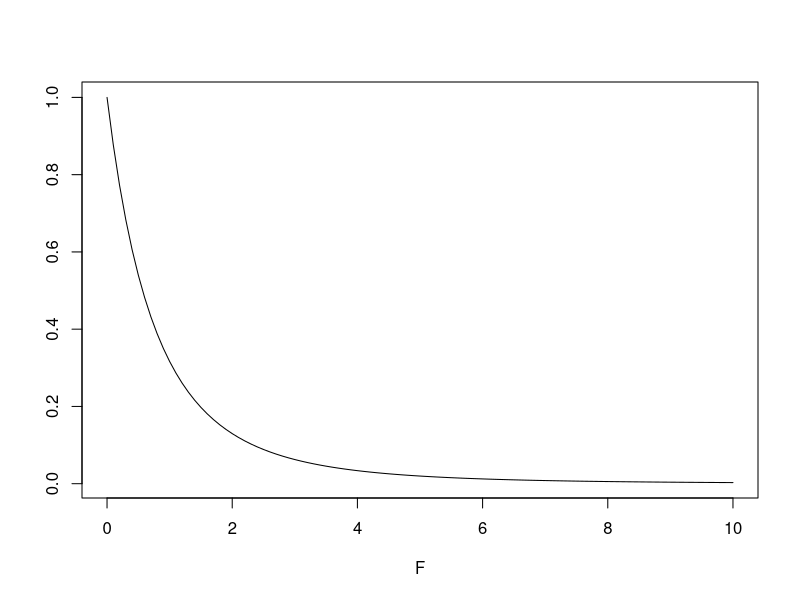

The R script that drew this image: (Note: this script raises an error after producing the figure.)
## ----gypsyData,size='small'----------------------------------------------
gypsyData <- read.csv("gypsyData.csv")
gypsyData$region <- factor(gypsyData$region) # Convert to factor
gypsyData

## ----gmean,size='footnotesize'-------------------------------------------
caterpillars <- gypsyData$caterpillars
(grand.mean <- mean(caterpillars))

## ----tmeans,size='footnotesize'------------------------------------------
pesticide <- gypsyData$pesticide
(treatment.means <- tapply(caterpillars, pesticide, mean))

## ----bmeans,size='footnotesize'------------------------------------------
region <- gypsyData$region
(block.means <- tapply(caterpillars, region, mean))

## ----SSt-----------------------------------------------------------------
b <- 4
b <- nlevels(region)
SS.treat <- b*sum((treatment.means - grand.mean)^2)
SS.treat

## ----SSb-----------------------------------------------------------------
a <- nlevels(pesticide)
SS.block <- a*sum((block.means - grand.mean)^2)
SS.block

## ----SSw,size='small'----------------------------------------------------
treatment.means.long <- rep(treatment.means, each=b)
block.means.long <- rep(block.means, times=a)
SS.within <- sum((caterpillars - treatment.means.long -
                  block.means.long + grand.mean)^2)
SS.within

## ----ANOVAtable,size='small'---------------------------------------------
df.treat <- a-1
df.block <- b-1
df.within <- df.treat*df.block
ANOVAtable <- data.frame(
    df = c(df.treat, df.block, df.within),
    SS = c(SS.treat, SS.block, SS.within))
rownames(ANOVAtable) <- c("Treatment", "Block", "Within")
ANOVAtable

## ----MSE-----------------------------------------------------------------
MSE <- ANOVAtable$SS / ANOVAtable$df
ANOVAtable$MSE <- MSE

## ----F1------------------------------------------------------------------
F <- c(MSE[1]/MSE[3], MSE[2]/MSE[3], NA)
ANOVAtable$F <- F

## ----P-------------------------------------------------------------------
P <- c(1 - pf(F[1], 2, 6), 1 - pf(F[2], 3, 6), NA)
ANOVAtable$P <- P
round(ANOVAtable, 3)

## ----Fdist,echo=FALSE,fig.show=TRUE,include=FALSE,fig.width=12,fig.height=6----
curve(df(x, df1=2, df2=6), 0, 10, xlab="F", ylab="")
xx <- seq(F[1], 20, length=50)
den <- df(xx, 2, 6)
polygon(c(xx, rev(xx)), c(den, rep(0, length(xx))), col="red")
#abline(h=0, col=gray(0.5))
crit <- qf(0.95, 2, 6)
text(crit, 0.4, "critical value")
arrows(crit, 0.38, crit, 0.05, length=0.1)
text(F[1], 0.3, "F-value")
arrows(F[1], 0.28, F[1], 0.05, length=0.1)

## ----Cval,size='scriptsize'----------------------------------------------
qf(0.95, df1=2, df2=6) # 95% of the distribution is before this value of F

## ----Pval,size='scriptsize'----------------------------------------------
1-pf(F[1], df1=2, df2=6) # Proportion of the distribution beyond this F value

## ----aov1----------------------------------------------------------------
aov1 <- aov(caterpillars ~ pesticide + region, gypsyData)
summary(aov1)

## ----atable--------------------------------------------------------------
round(ANOVAtable, 3)

## ----aov2----------------------------------------------------------------
aov2 <- aov(caterpillars ~ pesticide, gypsyData)
summary(aov2)

## ----aov3----------------------------------------------------------------
aov3 <- aov(caterpillars ~ pesticide + Error(region), gypsyData)
summary(aov3)

